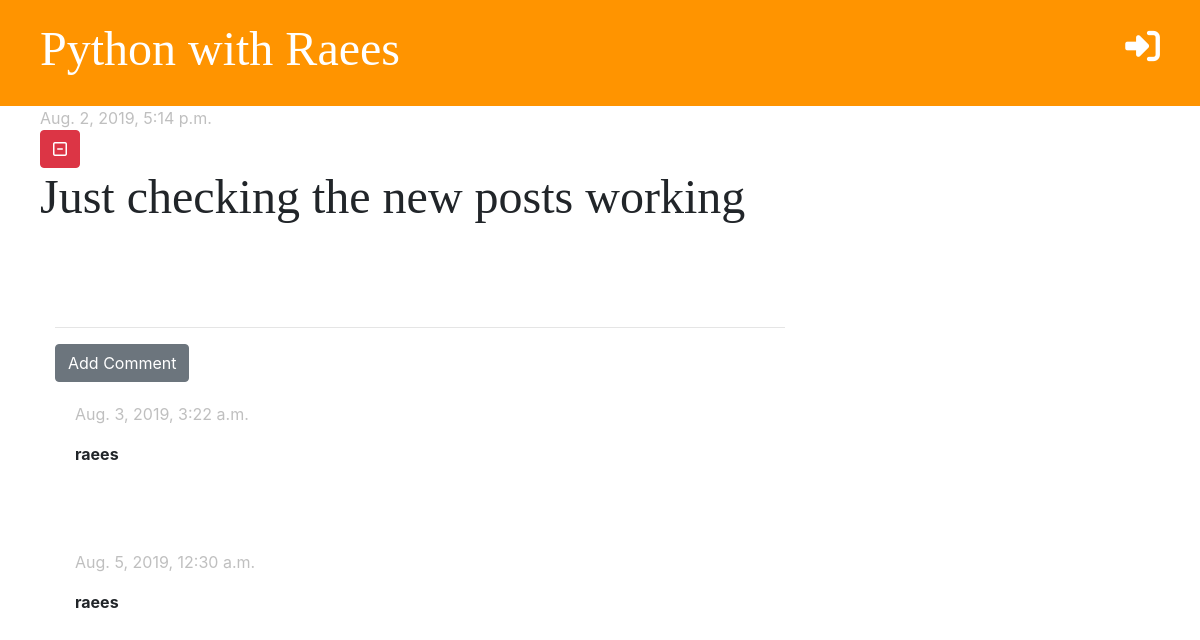
The page /post/9/ on the database as committed earlier.
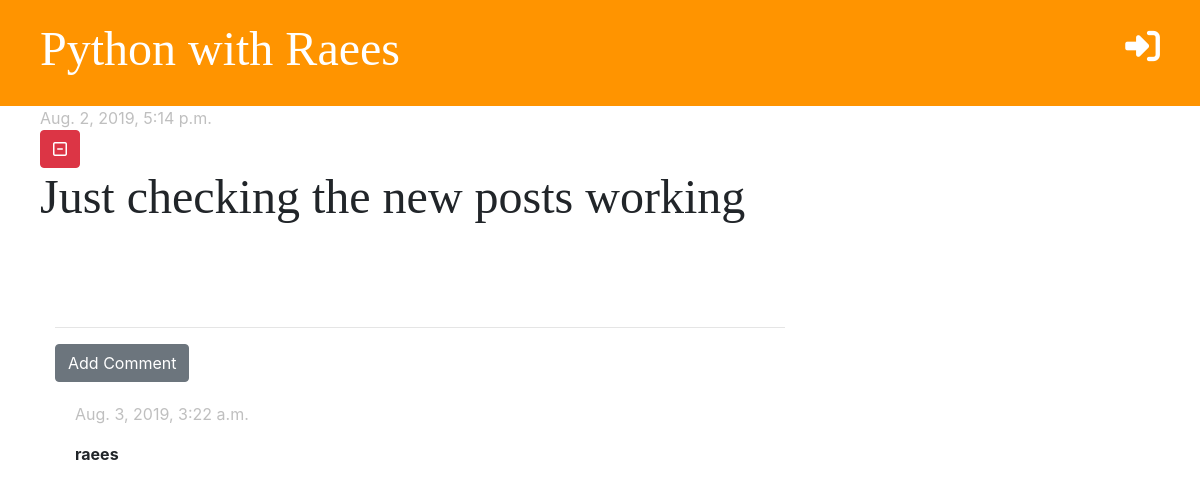
The same page on the database as committed later.
### blog/models.py (models this page shows, shortened)
class Post(models.Model):
    author         = models.ForeignKey('auth.User', on_delete=models.CASCADE)
    title          = models.CharField(max_length=200)
    body           = models.TextField()
    created_date   = models.DateTimeField(default=timezone.now)
    published_date = models.DateTimeField(blank=True, null=True)

class Comment(models.Model):
    post         = models.ForeignKey('blog.Post', on_delete=models.CASCADE, related_name='comments')
    author       = models.CharField(max_length=200)
    text         = models.TextField()
    created_date = models.DateTimeField(default=timezone.now)
    approved     = models.BooleanField(default=False)

### blog/views.py (the view)
# urls.py: path('post/<int:pk>/', views.post_detail, name='post_detail'),
def post_detail(request, pk):
    post = get_object_or_404(Post, pk=pk)
    stuff_for_frontend = {'post': post}
    return render(request, 'blog/post_detail.html', stuff_for_frontend)

### blog/templatetags/markdownify.py (called while the page is built)
@register.filter
def markdown(value):
    renderer = HighlightRenderer()
    markdown = mistune.Markdown(renderer=renderer)
    return markdown(value)

### blog/templates/blog/post_detail.html (shortened to what this page needs)
{% extends 'blog/base.html' %}
{% load markdownify %}
{% block content %}
    <div class="row">
        <div class="post">
            {% if post.published_date %}
            <div class="date">
                {{ post.published_date }}
            </div>
            {% else %}
            <a href="{% url 'post_publish' pk=post.pk %}"><i class="fas fa-upload fa-2x"></i></a>
            {% endif %}
            <a href="{% url 'post_delete' pk=post.pk %}" class="btn btn-danger" onclick="return confirm('Are you sure?')"><i class="far fa-minus-square"></i></a>
            <h2>{{ post.title }}</h2>
        </div>
    </div>
    <hr>
    <a href="{% url 'add_comment_to_post' pk=post.pk %}" class="btn btn-secondary">Add Comment</a><br>
    {% for comment in post.comments.all %}
       {% if user.is_authenticated or comment.approved %}
            <div class="comment">
                <div class="date">
                    <p class="date">{{ comment.created_date }}</p>
                </div>
                <strong>{{ comment.author }}</strong>
                <br><br>
            </div>
        {% endif %}
    {% empty %}
        <p>No Comments Yet....</p>
    {% endfor %}
{% endblock %}

### blog/templates/blog/base.html (shortened to what this page needs)
<!DOCTYPE html>
<html lang="en">
<head>
    {% load staticfiles %}
    <link rel="stylesheet" href="https://stackpath.bootstrapcdn.com/bootstrap/4.3.1/css/bootstrap.min.css">
    <link rel="stylesheet" href="{% static 'css/blog.css' %}">
    <link rel="stylesheet" href="{% static 'css/zenburn.css' %}">
</head>
<body>
<div class="page-header">
    {% if user.is_authenticated %}
        <a href="{% url 'post_draft' %}" class="top-menu"><i class="fab fa-draft2digital"></i></a>
        <a href="{% url 'post_new' %}" class="top-menu"> <i class="fas fa-plus"></i> </a>
        <p class="top-menu"> Hello {{ user.username }} <small><a href="{% url 'logout' %}">Logout</a> </small> </p>
    {% else %}
        <a href="{% url 'login' %}" class="top-menu"> <i class="fas fa-sign-in-alt"></i> </a>
    {% endif %}
    <h1><a href="{% url 'post_list' %}"> Python with Raees </a> </h1>
</div>
<div class="content container">
    <div class="row">
        <div class="col-md-8">
{% block content %}
{% endblock %}
        </div>
    </div>
</div>
</body>
</html>

### blog/static/css/blog.css (style rules this page uses)
.page-header { background-color: #ff9400; margin: 0; padding: 20px 20px 20px 40px; }
.page-header h1, .page-header h1 a { color: #ffffff; font-size: 36pt; text-decoration: none; }
.content { margin-left: 40px; }
h1, h2, h3, h4 { font-family: 'Permanent Marker', cursive; font-size: 48px; }
.date { color: #82828282; }
.post { margin-bottom: 70px; }
.top-menu { color: #ffffff; float: right; font-size: 26pt; margin-right: 20px; }
.comment { margin: 20px 0px 20px 20px; }

Rows that differ between the two databases and show on the page:
removed Comment: created_date "Aug. 5, 2019, 12:30 a.m.", author "raees"
